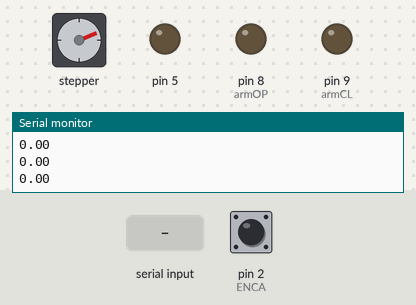
A sketch run on a simulated Arduino Uno, built with avr-gcc and run on an emulated ATmega328P. On the bench: stepper motor, output pins drawn as LEDs (lit = HIGH), the last lines printed to the serial monitor. Inputs (shaded band) come from the test bench; at power-on: pin 2 (ENCA) HIGH. Stepper angles assume 2048 steps per turn.

Above: at 1.2 s.
1.3 s: "90,45,200\n" received over Serial
At 1.71 s:
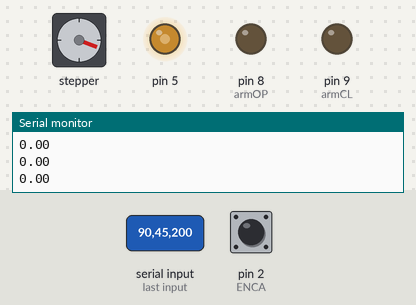
4.3 s: "30,150,10\n" received over Serial
At 4.52 s:
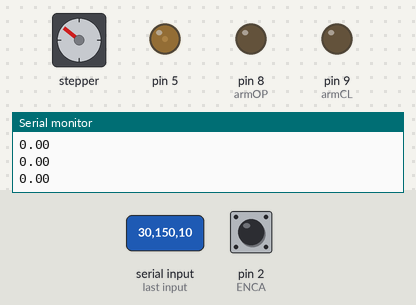
7.3 s: "1,90\n" received over Serial
At 7.63 s:
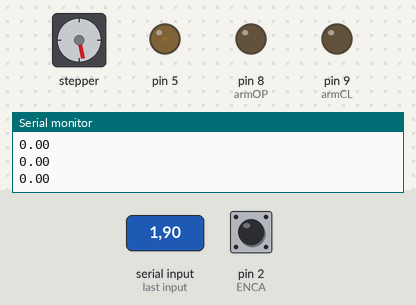
10.3 s: "90,45\n" received over Serial
At 11.33 s:
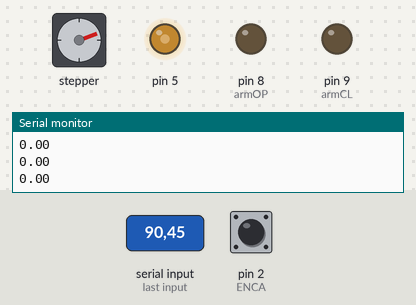
13.3 s: "5\n" received over Serial
At 13.84 s:
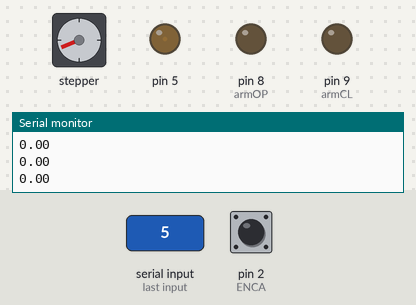
16.3 s: "90\n" received over Serial
At 16.67 s:
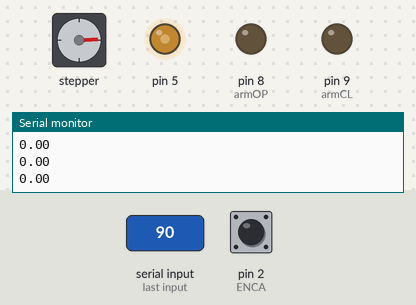
Timing chart, 0 to 27.1 s (numbered marks = the images above; inputs shaded):
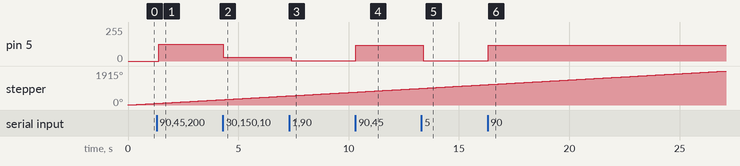

Measured:
- after the input at 1.3 s, pin 5: 0/255 → 127/255 after 0.10 s
- after the input at 4.3 s, pin 5: 127/255 → 30/255 at once
- after the input at 7.3 s, pin 5: 30/255 → 1/255 after 0.09 s
- after the input at 10.3 s, pin 5: 1/255 → 117/255 at once
- after the input at 13.3 s, pin 5: 117/255 → 1/255 after 0.09 s
- after the input at 16.3 s, pin 5: 1/255 → 117/255 at once

The sketch:

testmotor.ino
```cpp
#include <Stepper.h>

#define OFF 0xFF

// for the DC motor
#define ENCA 2
#define ENCB 3
#define PWM 5
#define IN2 6
#define IN1 7

int pos = 0;
long prevT = 0;
float eprev = 0;
float eintegral = 0;

// for the arms
#define openARM 0x0F
#define closeARM 0x1F

const short int armOP   = 8;
const short int armCL   = 9;

// for the turning

const int stepsPerRevolution = 64;
Stepper myStepper(stepsPerRevolution, 22, 24, 26, 28);

void setup() {

  Serial.begin(115200);
  Serial.setTimeout(1);
  pinMode(armOP, OUTPUT);          //Sets that pin as an output
  pinMode(armCL, OUTPUT);
  pinMode(ENCA, INPUT);
  pinMode(ENCB, INPUT);
  attachInterrupt(digitalPinToInterrupt(ENCA), readEncoder, RISING);

  // set the speed at 60 rpm:
  myStepper.setSpeed(400);
}

void loop() {
  float motor_change  = Serial.parseFloat();
  float arm_movement = Serial.parseFloat();
  float steer_move =  Serial.parseFloat();
  Serial.println(motor_change);
  Serial.println(arm_movement);
  Serial.println(steer_move);
  if (motor_change) {
    // set target position
    int target = motor_change;
    // PID constants
    float kp = 1.2;
    float kd = 0.3;
    float ki = 0.001;

    // time difference
    long currT = micros();
    float deltaT = ((float) (currT - prevT)) / ( 1.0e6 );
    prevT = currT;

    // error
    int e = pos - target;

    // derivative
    float dedt = (e - eprev) / (deltaT);

    // integral
    eintegral = eintegral + e * deltaT;

    // control signal
    float u = kp * e + kd * dedt + ki * eintegral;

    // motor power
    float pwr = fabs(u);
    if ( pwr > 255 ) {
      pwr = 255;
    }

    // motor direction
    int dir = 1;
    if (u < 0) {
      dir = -1;
    }

    // signal the motor
    setMotor(dir, pwr, PWM, IN1, IN2);

    // store previous error
    eprev = e;
    delay(3);
    motor_change = 0;

  }
  if (arm_movement)
  {
    if (arm_movement == openARM) {
      digitalWrite(armOP, HIGH);
      digitalWrite(armCL, LOW);
    }
    else if (arm_movement == closeARM) {
      digitalWrite(armOP, LOW);
      digitalWrite(armCL, HIGH);
    }
    else {
      digitalWrite(armOP, LOW);
      digitalWrite(armCL, LOW);
    }
    delay(3);
    arm_movement = 0;
  }

  steer_move = 320;

  if (steer_move) {
    myStepper.step(steer_move / 5.625);
    delay(3);
    steer_move = 0;
  }

}


void setMotor(int dir, int pwmVal, int pwm, int in1, int in2) {
  analogWrite(pwm, pwmVal);
  if (dir == 1) {
    digitalWrite(in1, HIGH);
    digitalWrite(in2, LOW);
  }
  else if (dir == -1) {
    digitalWrite(in1, LOW);
    digitalWrite(in2, HIGH);
  }
  else {
    digitalWrite(in1, LOW);
    digitalWrite(in2, LOW);
  }
}

void readEncoder() {
  int b = digitalRead(ENCB);
  if (b > 0) {
    pos++;
  }
  else {
    pos--;
  }
}
```
